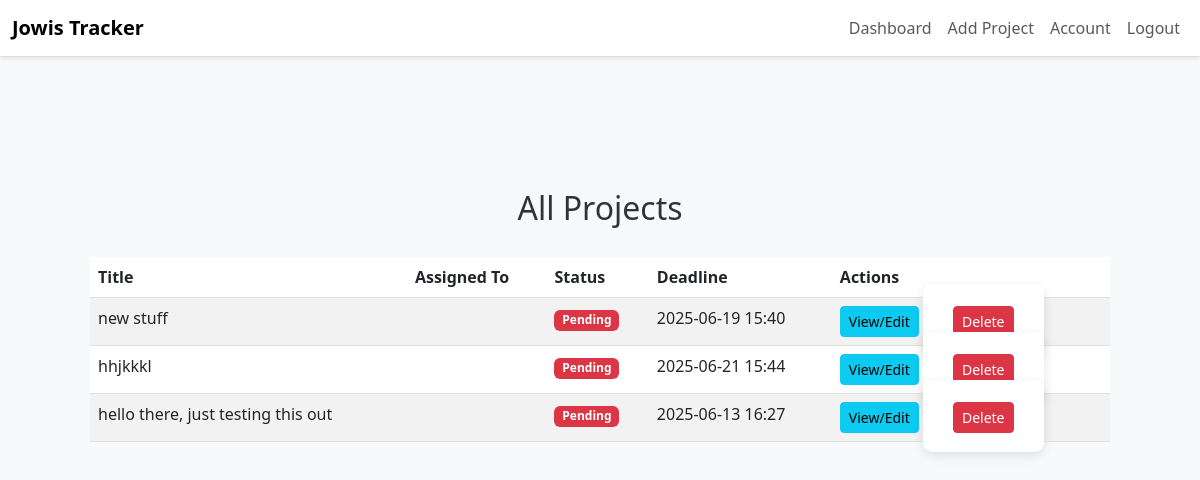
Page /admin/projects (signed in) on the earlier database version.
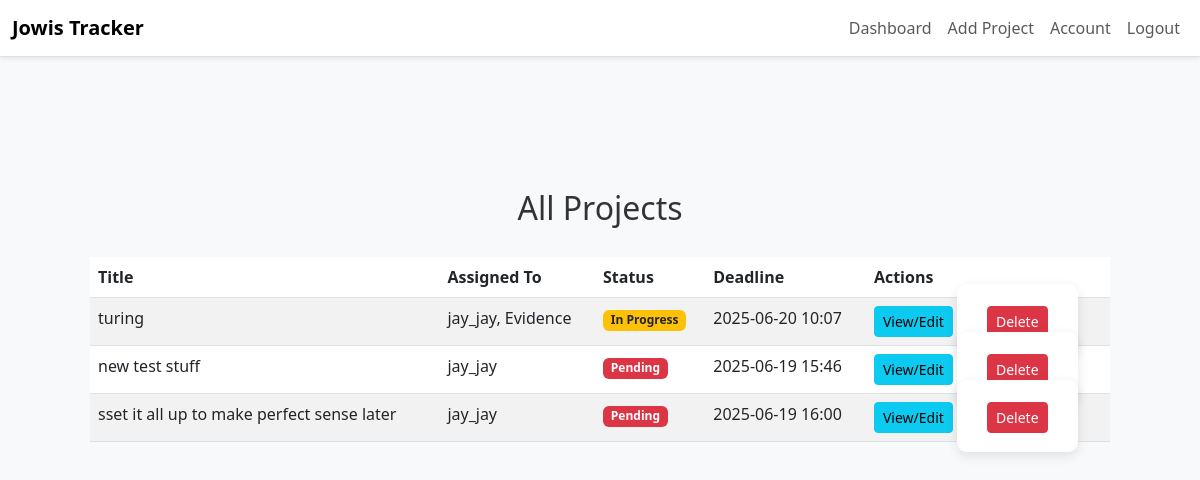
Same page on the later database version.
### app/dbmodels.py (models this page shows, shortened)
class Project(db.Model):
    id = db.Column(db.Integer, primary_key=True)
    title = db.Column(db.String(150), nullable=False)
    description = db.Column(db.Text, nullable=False)
    tasks = db.relationship("Task", backref="project", cascade="all, delete-orphan", passive_deletes=True)
    milestones = db.relationship("Milestone", backref="project", cascade="all, delete-orphan", passive_deletes=True)
    deadline = db.Column(db.DateTime, nullable=False, default = datetime.now(timezone.utc)) # default to current time in UTC
    status = db.Column(db.String(20), nullable=False, default="Pending")
    comment = db.Column(db.Text, nullable=True)
    users = db.relationship(
        'User',
        secondary=project_users,
        back_populates='projects'
    )

class User(db.Model, UserMixin):
    id = db.Column(db.Integer, primary_key=True)
    username = db.Column(db.String(150), unique=True, nullable=False)
    email = db.Column(db.String(150), unique=True, nullable=False)
    password_hash = db.Column(db.String(150), nullable=False)
    tasks = db.relationship("Task", backref="assigned_to", cascade='all, delete-orphan',passive_deletes=True)
    role = db.Column(db.String(50), nullable=False, default="employee") # or admin
    projects = db.relationship(
        'Project',
        secondary=project_users,
        back_populates='users'
    )
    reset_code = db.Column(db.String(8), nullable=True)
    reset_code_expiry = db.Column(db.DateTime, nullable=True)

### app/routes.py (the view)
@main.route('/admin/projects')
@login_required
def admin_projects():
    if current_user.role != "admin":
        abort(403)
    status = request.args.get('status')
    if status:
        projects = Project.query.filter_by(status=status).all()
    else:
        projects = Project.query.all()
    return render_template('admin_projects.html', projects=projects)

### app/__init__.py (called while the page is built)
def create_app():
    app= Flask(__name__)
    app.config.from_object("config.Config") # load app config from config.py
    db.init_app(app)
    migrate.init_app(app, db)
    login_manager.init_app(app)
    mail.init_app(app)
    scheduler.init_app(app)
    scheduler.start()
    from . import jobs  # <-- Import jobs to register them
    from .admin import init_admin
    init_admin(app)
    login_manager.login_view = "main.login"
    login_manager.login_message_category ="info"
    from .dbmodels import User
    @login_manager.user_loader
    def load_user(user_id):
        return User.query.get(int(user_id))
    from .routes import main
    app.register_blueprint(main)
    return app

### app/templates/admin_projects.html
{% extends "base.html" %}
{% block content %}
<div class="container mt-4">
  <h2>All Projects{% if request.args.get('status') %} ({{ request.args.get('status') }}){% endif %}</h2>
  <table class="table table-striped">
    <thead>
      <tr>
        <th>Title</th>
        <th>Assigned To</th>
        <th>Status</th>
        <th>Deadline</th>
        <th>Actions</th>
      </tr>
    </thead>
    <tbody>
      {% for project in projects %}
      <tr>
        <td>{{ project.title }}</td>
        <td>
          {% for user in project.users %}
            {{ user.username }}{% if not loop.last %}, {% endif %}
          {% endfor %}
        </td>
        <td>
          {% if project.status == 'Completed' %}
            <span class="badge bg-success">Completed</span>
          {% elif project.status == 'Pending' %}
            <span class="badge bg-danger">Pending</span>
          {% elif project.status == 'In Progress' %}
            <span class="badge bg-warning text-dark">In Progress</span>
          {% else %}
            <span class="badge bg-secondary">Unknown</span>
          {% endif %}
        </td>
        <td>{{ project.deadline.strftime('%Y-%m-%d %H:%M') if project.deadline else 'N/A' }}</td>
        <td>
          <a href="{{ url_for('main.admin_project_detail', project_id=project.id) }}" class="btn btn-info btn-sm">View/Edit</a>
          <form action="{{ url_for('main.delete_project', project_id=project.id) }}" method="POST" style="display:inline;">
            <button type="submit" class="btn btn-danger btn-sm" onclick="return confirm('Delete this project?');">Delete</button>
          </form>
        </td>
      </tr>
      {% endfor %}
    </tbody>
  </table>
</div>
{% endblock %}

Differences in the rows shown:
removed Project: title "new stuff", status "Pending", deadline "2025-06-19 15:40"
removed Project: title "hhjkkkl", status "Pending", deadline "2025-06-21 15:44"
removed Project: title "hello there, just testing this out", status "Pending", deadline "2025-06-13 16:27"
added Project: title "turing", status "In Progress", deadline "2025-06-20 10:07"
now on this page (row edited): User: username "jay_jay"
added User: username "Evidence", shown under "turing"
added Project: title "new test stuff", status "Pending", deadline "2025-06-19 15:46"
added Project: title "sset it all up to make perfect sense later", status "Pending", deadline "2025-06-19 16:00"
